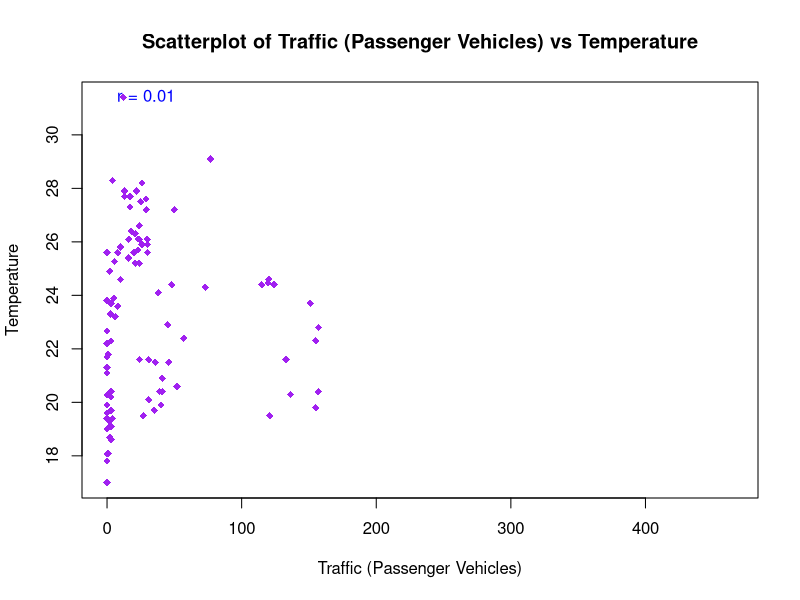

Reproduce this figure in R.
## ---- chunk 1
library("ggplot2")
## ---- chunk 2




## ---- chunk 3

read.csv("data_abiotic.csv")

abiotics <- read.csv("data_abiotic.csv")


plot(abiotics$"Traffic.passenger", abiotics$"Temp", 
     main="Scatterplot of Traffic (Passenger Vehicles) vs Temperature", 
     xlab="Traffic (Passenger Vehicles)", 
     ylab="Temperature",
     col="purple",
     pch=18
     )

abiotics$Traffic.passenger <- as.numeric(abiotics$Traffic.passenger)
abiotics$Temp <- as.numeric(abiotics$Temp)

# Calculate correlation coefficient
corr_coef <- cor(abiotics$"Traffic.passenger", abiotics$"Temp", use="complete.obs")

# Print correlation coefficient to console
print(corr_coef)

text(
  x = min(abiotics$"Traffic.passenger", na.rm=TRUE), 
  #mean(range()) centers the text, min() puts it at min val near axis, and max() puts it at max val
  #na.rm tells R to ignore NAs in data
  y = max(abiotics$"Temp", na.rm=TRUE), 
  labels = paste("r =", round(corr_coef, 2)), #creates a string to display result 
  pos = 4, #This sets the position of the text relative to the (x, y) point - this is 4 to the right of relative (x,y) origin
  #valid pos values: 1 — Below the specified (x, y) point, 2 — To the left of the specified (x, y) point, 3 — Above the specified (x, y) point, 4 — To the right of the specified (x, y) point
  col = "blue" 
)
